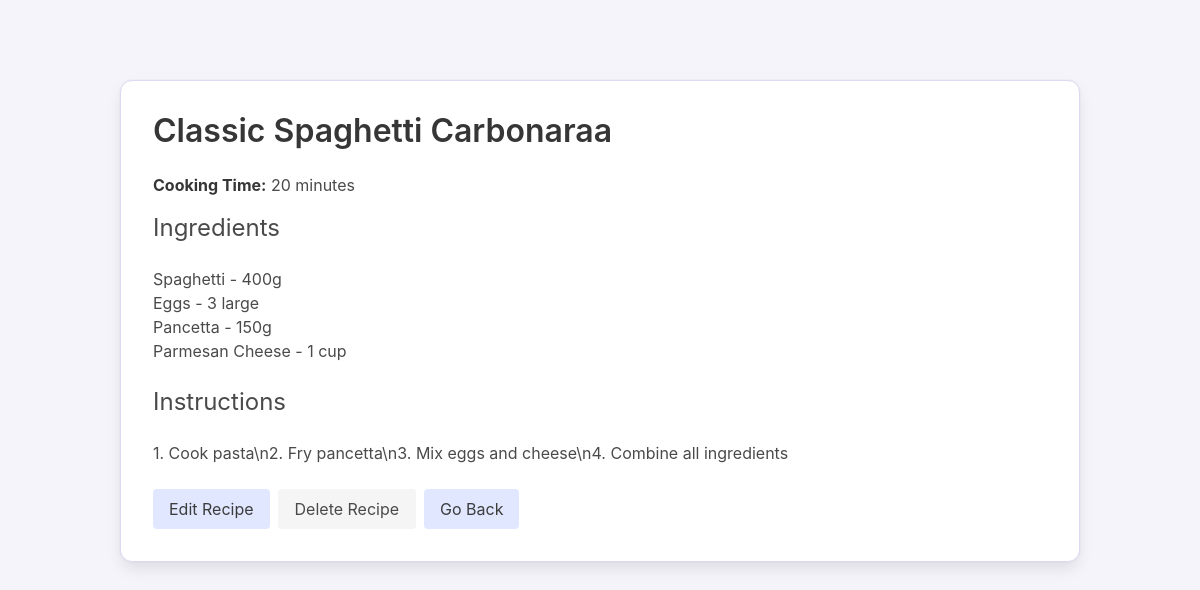
The app's page /recipe_generator/recipes/1/ with its own data.
### django_recipe_generator/recipe_generator/models.py (models this page shows, shortened)
class Recipe(models.Model):
    name = models.CharField(max_length=200, validators=[MinLengthValidator(3)])
    instructions = models.TextField()
    cooking_time = models.IntegerField(validators=[MinValueValidator(1)])  # in minutes
    ingredients = models.ManyToManyField(
        Ingredient,
        through='RecipeIngredient'
    )
    objects = RecipeManager()
    class Meta:
        ordering = ['id']

class RecipeIngredient(models.Model):
    recipe = models.ForeignKey(Recipe, on_delete=models.CASCADE)
    ingredient = models.ForeignKey(Ingredient, on_delete=models.CASCADE)
    quantity = models.CharField(max_length=50)

class Ingredient(models.Model):
    name = models.CharField(max_length=100)
    category = models.CharField(max_length=50)  # e.g., "protein", "vegetable"
    class Meta:
        ordering = ['id']

### django_recipe_generator/recipe_generator/views.py (the view)
class RecipeDetailView(DetailView):
    model = Recipe
    template_name = 'recipe_generator/recipe_detail.html'
    context_object_name = 'recipe'
    def get_queryset(self):
        return super().get_queryset().prefetch_related(
            Prefetch(
                'recipeingredient_set',
                queryset=RecipeIngredient.objects.select_related('ingredient')
            )
        )
    def get_context_data(self, **kwargs):
        context = super().get_context_data(**kwargs)
        request = self.request
        if request.session.get('came_from_search'):
            if request.session.get('was_editing'):
                search_query = request.session.get('search_query', '')
                try:
                    params = parse_qs(search_query)
                    clean_params = {
                        k: v for k, v in params.items()
                        if k and any(v) and k in ALLOWED_SEARCH_PARAMS
                    }
                    if clean_params:
                        context['back_url'] = (
                            reverse('recipe_list') + f"?{urlencode(clean_params, doseq=True)}"
                            if clean_params else ""
                        )
                    else:
                        context['back_url'] = reverse('recipe_list')
                except Exception:
                    context['back_url'] = reverse('recipe_list')
                if 'was_editing' in request.session:
                    del request.session['was_editing']
            else:
                context['back_url'] = (
                    request.META.get('HTTP_REFERER') or reverse('recipe_list')
                )
        else:
            context['back_url'] = reverse('index')
        return context

### django_recipe_generator/recipe_generator/models.py (called while the page is built)
    def get_queryset(self):
        return RecipeQuerySet(self.model, using=self._db)

### django_recipe_generator/templates/recipe_generator/recipe_detail.html (shortened to what this page needs)
<!DOCTYPE html>
<html lang="en">
<head>
  <link rel="stylesheet" href="https://cdn.jsdelivr.net/npm/bulma@0.9.4/css/bulma.min.css">
</head>
<body>
<section class="section">
  <div class="container">
    <div class="box pastel-box">
      <h1 class="title is-3">{{ recipe.name }}</h1>
      <p><strong>Cooking Time:</strong> {{ recipe.cooking_time }} minutes</p>
      <h2 class="subtitle is-4 mt-4">Ingredients</h2>
      <ul>
        {% for ingredient in recipe.recipeingredient_set.all %}
          <li>{{ ingredient.ingredient.name }} - {{ ingredient.quantity }}</li>
        {% endfor %}
      </ul>
      <h3 class="subtitle is-4 mt-5">Instructions</h3>
      {% if recipe.instructions %}
        <p>{{ recipe.instructions }}</p>
      {% else %}
        <p class="has-text-grey">No instructions provided for this recipe.</p>
      {% endif %}
      <div class="buttons mt-5">
        <a href="{% url 'recipe_edit' recipe.id %}" class="button is-pastel">Edit Recipe</a>
        <a href="{% url 'recipe_delete' recipe.id %}" class="button is-light">Delete Recipe</a>
        <a href="{{ back_url }}" class="button is-pastel">Go Back</a>
      </div>
    </div>
  </div>
</section>
</body>
</html>

### django_recipe_generator/templates/recipe_generator/recipe_detail.html (style rules this page uses)
body { background-color: #f6f4fb; }
.pastel-box { background-color: #ffffff; border: 1px solid #dcd9f0; border-radius: 12px; padding: 2rem; margin-top: 2rem; }
h1, h2, h3 { color: #6c63ff; }
.button.is-pastel { background-color: #e0e7ff; color: #3c3c3c; border: none; margin-right: 1rem; }

### records on screen
Recipe: name "Classic Spaghetti Carbonaraa", cooking_time "20", instructions "1. Cook pasta\\n2. Fry pancetta\\n3. Mix eggs and cheese\\n4. Combine all ingredients"
RecipeIngredient: ingredient.name "Spaghetti", quantity "400g"
RecipeIngredient: ingredient.name "Eggs", quantity "3 large"
RecipeIngredient: ingredient.name "Pancetta", quantity "150g"
RecipeIngredient: ingredient.name "Parmesan Cheese", quantity "1 cup"
